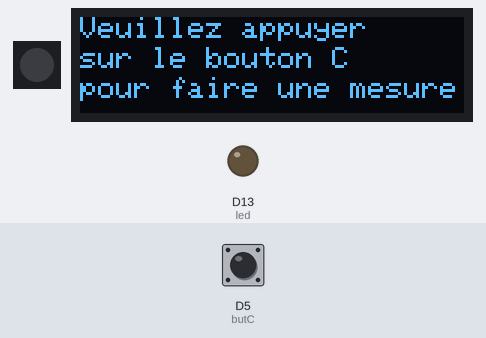
A program run on a simulated CircuitPython board. Shown: 1 RGB LEDs in strip order, left to right, 128×32 one-colour display, output pins drawn as LEDs (lit = HIGH). The test bench sets the inputs (shaded band); at power-on: D5 (butC) HIGH. Library files of the repository ran but are not shown: utilities.py; pins used as bus, display or sensor lines are not drawn; what the program prints to the serial console is not drawn.

Above: at 2.3 s.
2.4 s: D5 (butC) pulled LOW for 0.15 s
At 3.6 s:
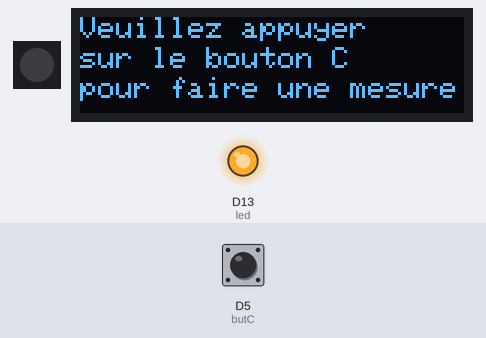
Timing chart, 0 to 5.4 s (numbered marks = the images above; inputs shaded):
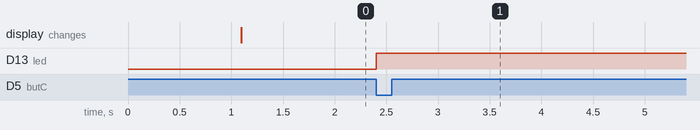

Measured:
- after the input at 2.4 s, D13 (led): LOW → HIGH at once

The program:

TP_telemetre.py
```python
# -------------------------------------------------------
# Télémètre
#
# Olivier Boesch - Lycée Saint Exupéry
# Marseille
#
# -------------------------------------------------------

# ------------ imports
import board
from utilities import Notification, Button
import pulseio
from digitalio import DigitalInOut, Direction
import seeed_ultrasonicranger_v2
import time

# ------------ parametres ----------
broche_US = board.D12
broche_ButC = board.D5
broche_activite = board.D13
# -------------------------------------------------------

# ------------- setup
# ecran oled ou port série pour l'affichage
notif = Notification()
# bouton pour déclencher la mesure
butC = Button(broche_ButC, reverse=True)

# led d'activité
led = DigitalInOut(broche_activite)
led.direction = Direction.OUTPUT

# capteur ultrasons
capteur_us = seeed_ultrasonicranger_v2.UltrasonicRangerV2(broche_US)

# afficher le logo mep au démarrage
notif.oled_logo('media/logo_mep.bin')
time.sleep(1)

# inviter l'utilisateur à appuyer sur le bouton C
notif.notify("Veuillez appuyer\nsur le bouton C\npour faire une mesure")

# -------------- boucle (loop)
while True:
    # attente d'un appui sur le bouton C pour déclencher la mesure
    butC.check()
    while not butC.is_pushed():
        butC.check()

    # envoi du déclenchement de la mesure
    led.value = True  # on allume la led13 (rouge) pour indiquer le début la mesure

    # on fait la mesure (la duree est récupérée en ms)
    duree = capteur_us.measure_time_ms()

    # on éteint la led -> fin de mesure
    led.value = False

    # calcul de la distance en m
    distance = 0.0  # !!! A COMPLETER !!!

    # afffichage sur l'écran oled ou le port série
    res = "-----  telemetre -----\nt = {:3.3f} ms \n d = {:3.2f} m".format(duree, distance)
    notif.notify(res)
```

seeed_ultrasonicranger_v2.py
```python
# -------------------------------------------------------
# Librairie pour l'Ultrasonic Ranger V2 de Seeed
#
# Olivier Boesch - Lycée Saint Exupéry
# Marseille
#
# -------------------------------------------------------

# ------------ imports
import time
import pulseio
from digitalio import DigitalInOut, Direction

class UltrasonicRangerV2:
    def __init__(self, pin, speed_of_sound = 340.0):
        self._pin = pin
        self._speed_of_sound = speed_of_sound
        self._debug_hardware()

    def _debug_hardware(self):
        """debug_hardware : send a measure at startup to debug hardware"""
        # on envoie une impulsion de 5µs pour déclencher la mesure
        with DigitalInOut(self._pin) as pin:
            pin.direction = Direction.OUTPUT
            pin.value = False
            time.sleep(5e-6)
            pin.value = True
            time.sleep(5e-6)
        with pulseio.PulseIn(self._pin, maxlen=1) as pulses:
            pass

    def measure_time_ms(self):
        """measure_time : measure the time of flight of US wave. return as ms"""
        # on envoie une impulsion de 5µs pour déclencher la mesure
        with DigitalInOut(self._pin) as pin:
            pin.direction = Direction.OUTPUT
            pin.value = False
            time.sleep(5e-6)
            pin.value = True
            time.sleep(5e-6)
        # réception du retour
        # durée mesurée en µs correspondant au temps d'aller-retour de l'onde
        with pulseio.PulseIn(self._pin, maxlen=1) as pulses:
            # on attend l'impulsion
            while len(pulses) == 0:
                pass
            duration = pulses[0] / 1000.0  # calcul de la durée en ms
        return duration

    def measure_distance_cm(self):
        """Mesure time and convert to distance in cm"""
        duration = self.measure_time_ms()
        distance = duration * self._speed_of_sound * 10.0 / 2.0
        return distance
```
